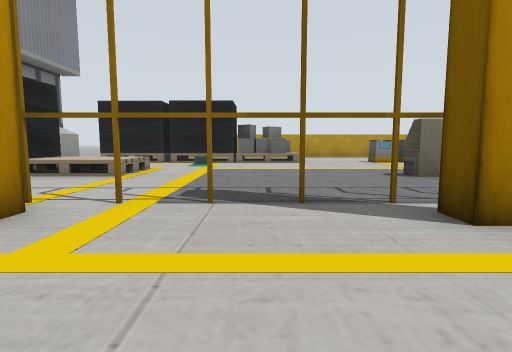
[1] (above)

17 first-person views from a walk through a world built for the Gazebo simulator. The camera is 0.64 m above the floor, tilts 6° down and sees 80° across. Floor lines are 1 m apart. The floor is counted in squares, 1 m on a side. Each view is taken from the middle of a square. On the plan, view 1 faces up. The plan holds only what a view shows up to about 9 squares ahead; the rest is blank.

[2]
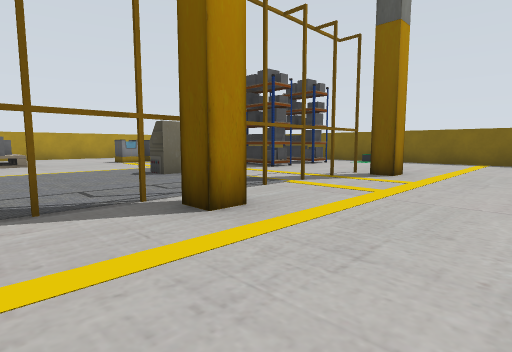

[3]
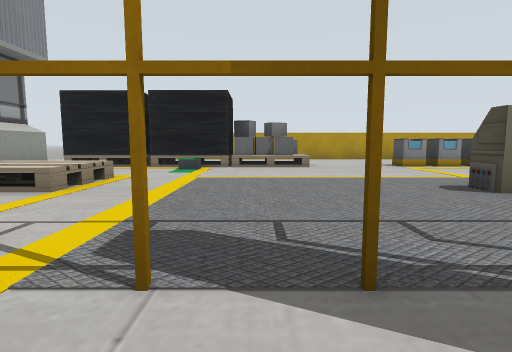

[4]
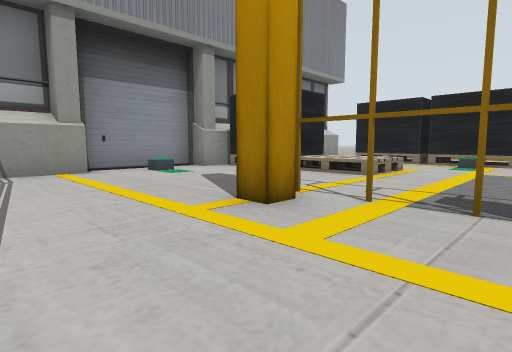

[5]
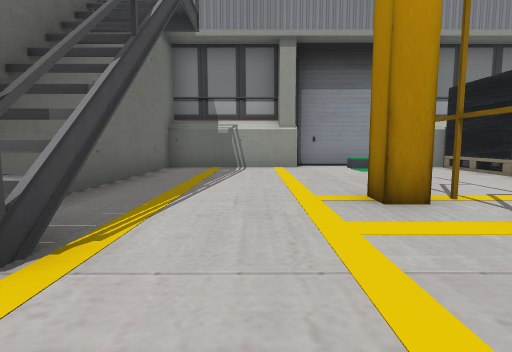

[6]
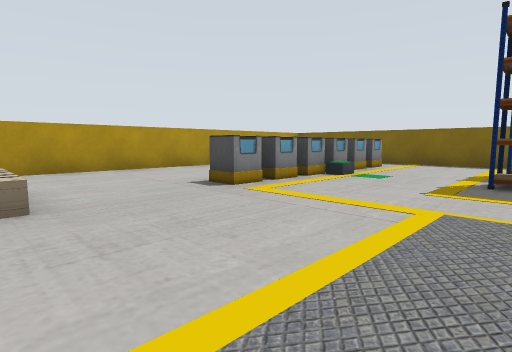

[7]
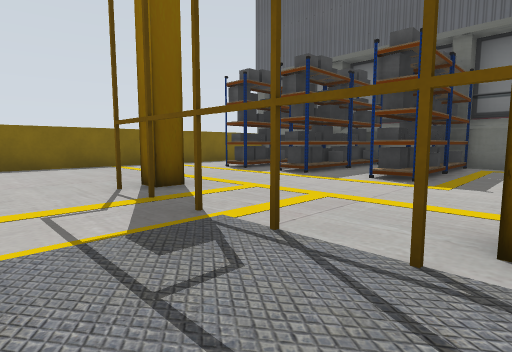

[8]
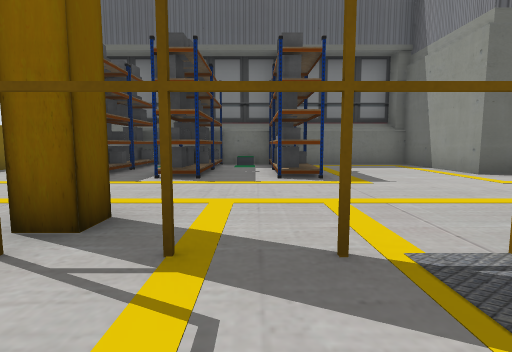

[9]
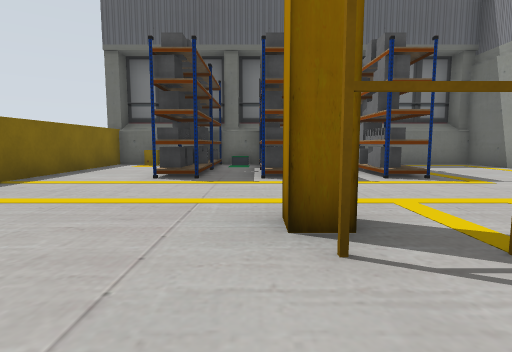

[10]
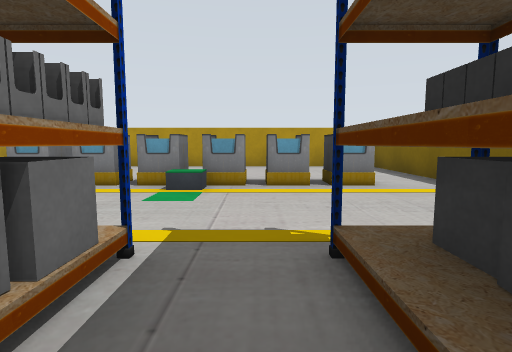

[11]
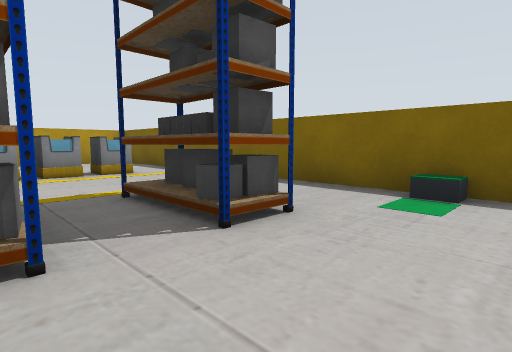

[12]
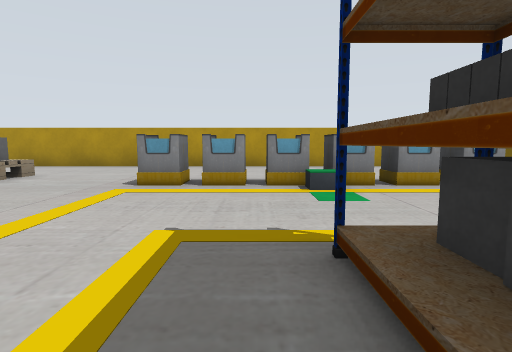

[13]
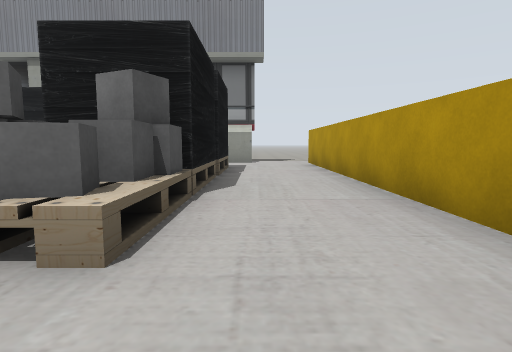

[14]
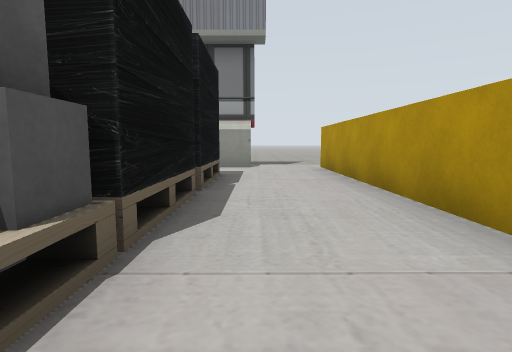

[15]
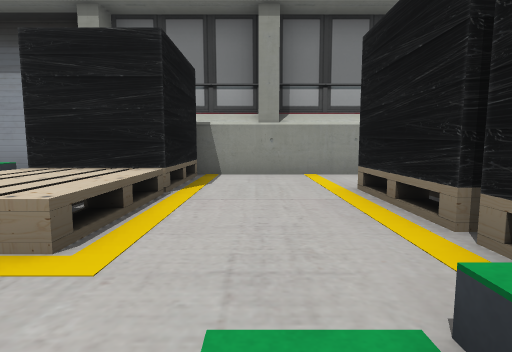

[16]
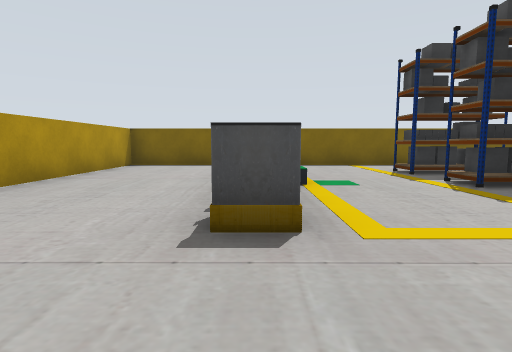

[17]
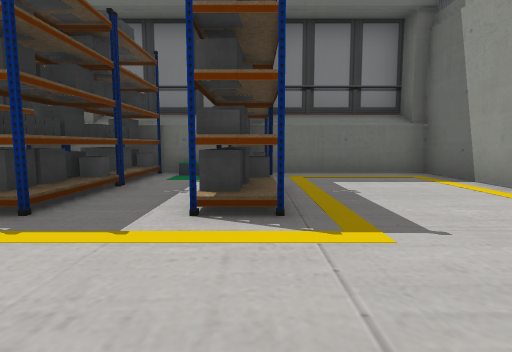

### Floor plan
Points are (right, up) in squares from view 1. A wall is a line through its corners. A room is listed if a view was taken in it or the views show most of it. See-through windows are left out.
Room 1 (views 1, 2, 3, 4, 5, 6, 7, 8, 9, 10, 11, 12, 13, 14, 15, 16, 17)
walls: (3.6, 5.8) (3.1, 5.8) (3.1, 6.5); (6.8, 7.1) (7.2, 7.1); (6.9, 6.9) (6.9, 7.4) (7.4, 7.4); (7.2, 5.8) (6.5, 5.8) (6.5, 7.8) (7.3, 7.8) (7.3, 6.8); (1.5, 10.4) (-3, 10.4); (0.6, 10.7) (-0.1, 10.6); (-2.7, 6) (-7.2, 6); (8.8, 6) (8.8, 7.4) (9.3, 7.4); (8.9, 6.3) (9.3, 6.2); (9.2, 6) (8.9, 6); (9.2, 6.5) (8.7, 6.6); (0.7, 11.8) (1.2, 12) (1.3, 11.5); (9.4, 5.8) (8.4, 5.8) (8.4, 7.8) (9.4, 7.8); (0.5, 12.2) (0.5, 11.4); (3.6, -0.7) (4.6, -0.7) (4.6, -3.4); (-0.1, 12) (0.5, 12); (-0.5, 12.1) (0, 11.8); (-3.2, 10.4) (-5.4, 10.4); (-1.4, -0.4) (-1.4, -1); (4.1, -1.9) (4.1, -1) (4.6, -1); (-1.9, -0.3) (-0.5, -0.3); (-0.5, -1.4) (0.3, -1.4) (0.3, -4.7) (6.5, -4.7); (8.1, -0.7) (9, -0.7); (-3, 12.2) (1.5, 12.2); (8.4, -1) (9, -1); (6.5, -2.4) (6.5, -1) (6.9, -1); (4.1, -3.9) (4.1, -3); (-7.2, 7.8) (-2.7, 7.8); (-5.4, 12.2) (-3.2, 12.2); (6.5, -3.9) (6.5, -3); (3.8, -4.6) (3.8, -1.4) (4.6, -1.4); (6.1, -4.6) (6.1, -0.7) (7, -0.7); (-8, 4.9) (-8, 2.1); (-7.4, 2.2) (-7.4, -1.4) (-1.9, -1.4); (11.1, 14.8) (-6.5, 14.8); (-7.4, 12.9) (-7.4, 5.2); (11.3, -4.1) (11.3, 14.5)
low walls: (7.3, 6.3) (7.2, 5.8); (0.9, 11.5) (1.4, 11.5); (-2.7, 7.8) (-2.7, 6); (9.2, 5.9) (8.8, 5.9) (8.9, 6.3); (1.5, 12.2) (1.5, 11.2); (-3.7, 6.7) (-3.7, 6); (-3.7, 7.1) (-3.7, 6.6); (-3.7, 7.9) (-3.7, 7.4); (-4.3, 6.8) (-4.9, 6.8); (-1.2, -0.1) (-0.8, -0.5); (-5.1, 7.4) (-2.9, 7.4)
ways out: opening at (-7, 13.5)
objects: other object (-7, 4); yellow post (-2, 3); other object (-2, 10); yellow post (-1, 3); yellow post (0, 3) to (1, 3); yellow post (2, 3); yellow post (3, 3); yellow post (4, 3); bin (4, 11); rack (5, -4); yellow post (5, 3) to (6, 3); bin (5, 11); bin (6, 11); yellow post (7, 3); other object (7, 10); bin (7, 11); bin (8, 11); bin (9, 11) to (10, 11); other object (10, -4); other object (11, 5)

Positions as (right, up) in squares from view 1, and headings:
1: (0, 0), facing up
2: (0, 0), facing up-right
3: (0, 2), facing up
4: (0, 0), facing up-left
5: (1, 1), facing left
6: (1, 7), facing up-right
7: (2, 5), facing down-right
8: (5, 5), facing down
9: (7, 5), facing down
10: (8, 6), facing up
11: (7, 4), facing up-right
12: (6, 6), facing up
13: (3, 13), facing left
14: (1, 13), facing left
15: (-1, 9), facing left
16: (2, 11), facing right
17: (4, 2), facing down
